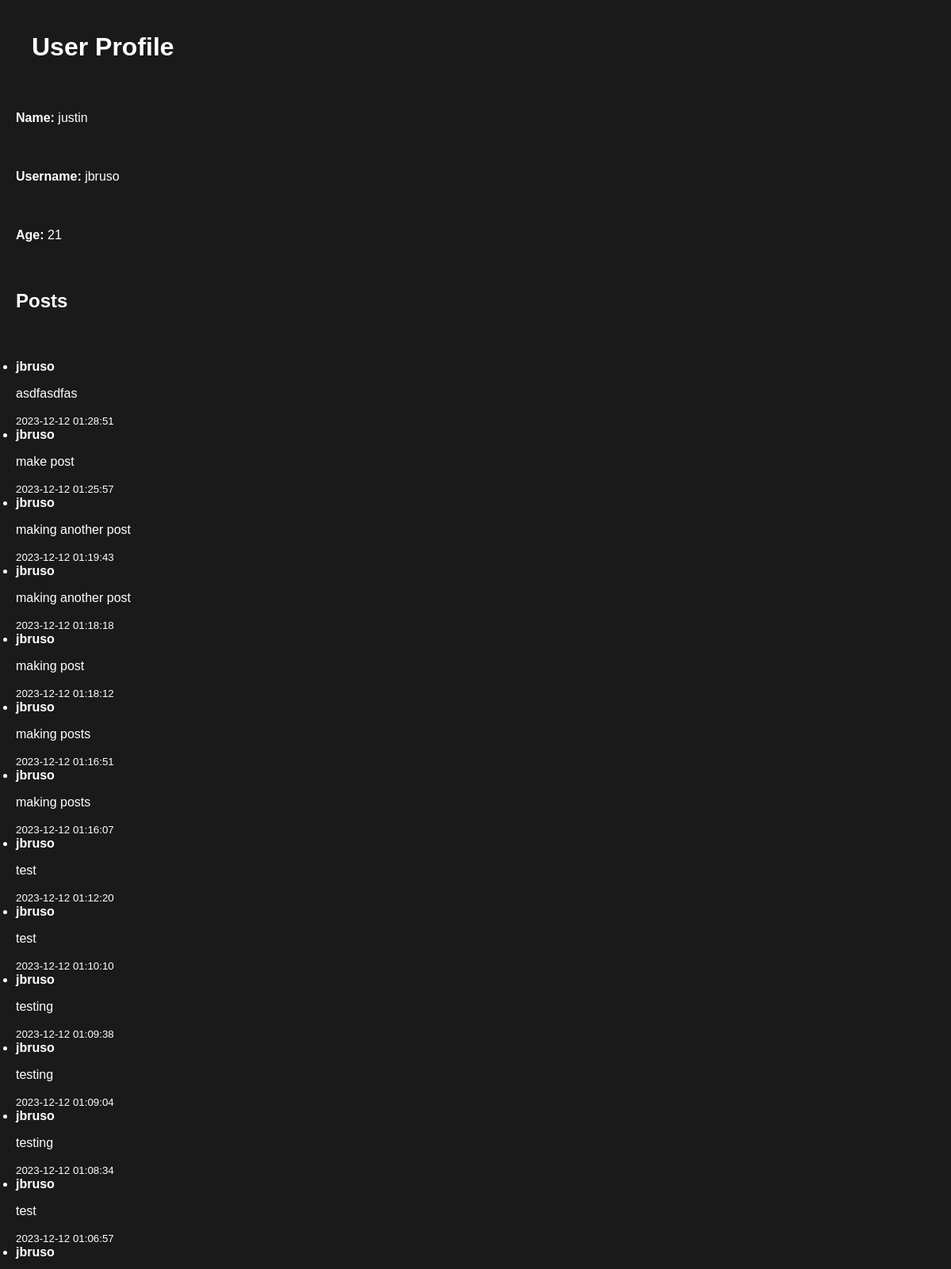
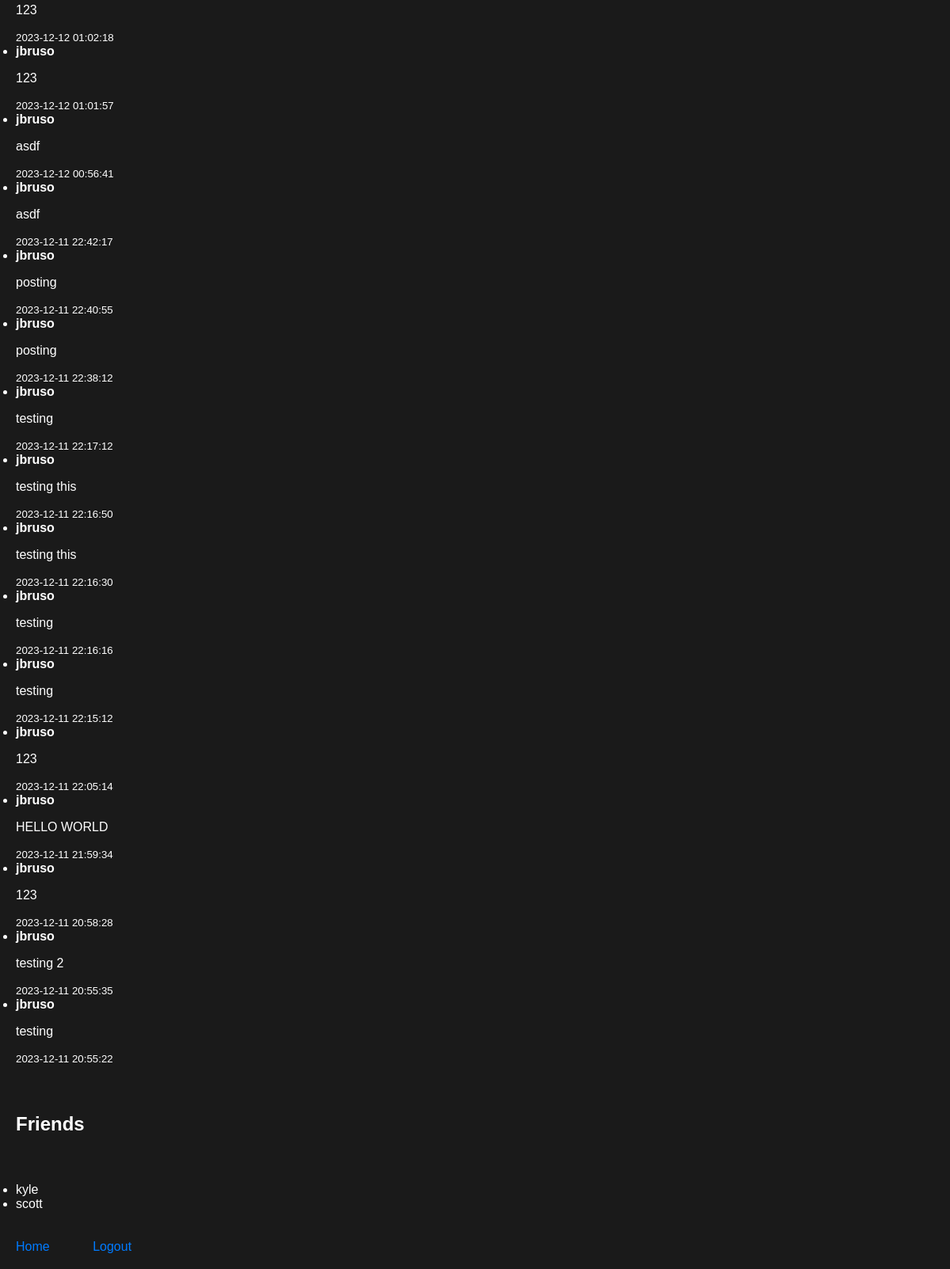
Screenshot of /profile/jbruso (signed in) with the database file from the repository (2 pictures, top to bottom).
### tables this page shows
CREATE TABLE users (
        id INTEGER PRIMARY KEY AUTOINCREMENT,
        name TEXT,
        username TEXT UNIQUE,
        password TEXT,
        age INTEGER
    );

CREATE TABLE posts (
        id INTEGER PRIMARY KEY AUTOINCREMENT,
        username TEXT,
        post_content TEXT,
        timestamp DATETIME DEFAULT CURRENT_TIMESTAMP
    );

### app.py (the view)
@app.route('/profile/<username>', methods=['GET'])
def profile(username):
    print("Username parameter:", username)
    if 'username' in session:
        if username:
            conn = create_connection()
            cursor = conn.cursor()
            cursor.execute('SELECT * FROM users WHERE username = ?', (username,))
            user_data = cursor.fetchone()
            print(user_data)
            cursor.execute('''
                SELECT u.*
                FROM users u
                INNER JOIN friendships f ON u.id = f.user2_id
                INNER JOIN users u2 ON f.user1_id = u2.id
                WHERE u2.username = ?
            ''', (username,))
            friends = cursor.fetchall()
            if user_data:
                cursor.execute('SELECT * FROM posts WHERE username = ? ORDER BY timestamp DESC', (username,))
                posts = cursor.fetchall()
                print(posts , "hey")
                conn.close()
                return render_template('profile.html', user=user_data, posts=posts, friends=friends)
            else:
                return "User data not found."
        else:
            return "Username not provided."
    else:
        return redirect(url_for('login'))

### app.py (called while the page is built)
def create_connection():
    conn = None
    try:
        conn = sqlite3.connect(DATABASE_PATH)
    except sqlite3.Error as e:
        print(e)
    return conn

### templates/profile.html (shortened to what this page needs)
<!DOCTYPE html>
<html lang="en">
<head>
    <link rel="stylesheet" href="{{ url_for('static', filename='styles.css') }}">
</head>
<body>
    <h1>User Profile</h1>
    {% if user %}
        <p><strong>Name:</strong> {{ user[1] }}</p>
        <p><strong>Username:</strong> {{ user[2] }}</p>
        <p><strong>Age:</strong> {{ user[4] }}</p>
        <h2>Posts</h2>
        {% if posts %}
            <ul>
                {% for post in posts %}
                    <li>
                        <strong>{{ post[1] }}</strong>
                        <p>{{ post[2] }}</p>
                        <small>{{ post[3] }}</small>
                    </li>
                {% endfor %}
            </ul>
        {% else %}
            <p>No posts available.</p>
        {% endif %}
        <h2>Friends</h2>
        {% if friends %}
            <ul>
                {% for friend in friends %}
                    <li>{{ friend[1] }}</li>
                {% endfor %}
            </ul>
        {% else %}
            <p>No friends available.</p>
        {% endif %}
    {% else %}
        <p>User data not found.</p>
    {% endif %}
    <a href="{{ url_for('home') }}">Home</a>
    <a href="/">Logout</a>
</body>
</html>

### static/styles.css (style rules this page uses)
body { font-family: Arial, sans-serif; margin: 0; padding: 0; background-color: #1a1a1a; color: #fff; }
h1 { color: #fff; margin-left: 20px; }
a { color: #007bff; text-decoration: none; margin-right: 10px; }
body > * { padding: 20px; }

### rows the page displays
users: name "justin", username "jbruso", age "21"
posts: username "jbruso", post_content "asdfasdfas", timestamp "2023-12-12 01:28:51"
posts: username "jbruso", post_content "make post", timestamp "2023-12-12 01:25:57"
posts: username "jbruso", post_content "making another post", timestamp "2023-12-12 01:19:43"
posts: username "jbruso", post_content "making another post", timestamp "2023-12-12 01:18:18"
posts: username "jbruso", post_content "making post", timestamp "2023-12-12 01:18:12"
posts: username "jbruso", post_content "making posts", timestamp "2023-12-12 01:16:51"
posts: username "jbruso", post_content "making posts", timestamp "2023-12-12 01:16:07"
posts: username "jbruso", post_content "test", timestamp "2023-12-12 01:12:20"
posts: username "jbruso", post_content "test", timestamp "2023-12-12 01:10:10"
posts: username "jbruso", post_content "testing", timestamp "2023-12-12 01:09:38"
posts: username "jbruso", post_content "testing", timestamp "2023-12-12 01:09:04"
posts: username "jbruso", post_content "testing", timestamp "2023-12-12 01:08:34"
posts: username "jbruso", post_content "test", timestamp "2023-12-12 01:06:57"
posts: username "jbruso", post_content "123", timestamp "2023-12-12 01:02:18"
posts: username "jbruso", post_content "123", timestamp "2023-12-12 01:01:57"
posts: username "jbruso", post_content "asdf", timestamp "2023-12-12 00:56:41"
posts: username "jbruso", post_content "asdf", timestamp "2023-12-11 22:42:17"
posts: username "jbruso", post_content "posting", timestamp "2023-12-11 22:40:55"
posts: username "jbruso", post_content "posting", timestamp "2023-12-11 22:38:12"
posts: username "jbruso", post_content "testing", timestamp "2023-12-11 22:17:12"
posts: username "jbruso", post_content "testing this", timestamp "2023-12-11 22:16:50"
posts: username "jbruso", post_content "testing this", timestamp "2023-12-11 22:16:30"
posts: username "jbruso", post_content "testing", timestamp "2023-12-11 22:16:16"
posts: username "jbruso", post_content "testing", timestamp "2023-12-11 22:15:12"
posts: username "jbruso", post_content "123", timestamp "2023-12-11 22:05:14"
posts: username "jbruso", post_content "HELLO WORLD", timestamp "2023-12-11 21:59:34"
posts: username "jbruso", post_content "123", timestamp "2023-12-11 20:58:28"
posts: username "jbruso", post_content "testing 2", timestamp "2023-12-11 20:55:35"
posts: username "jbruso", post_content "testing", timestamp "2023-12-11 20:55:22"
users: name "kyle"
users: name "scott"
